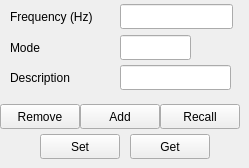
     <widget class="QWidget" name="rx1_3">
      <attribute name="title">
       <string>Rx 1</string>
      </attribute>
      <widget class="QLineEdit" name="lineEdit_19">
       <property name="geometry">
        <rect>
         <x>120</x>
         <y>35</y>
         <width>71</width>
         <height>25</height>
        </rect>
       </property>
       <property name="inputMask">
        <string/>
       </property>
       <property name="maxLength">
        <number>32767</number>
       </property>
      </widget>
      <widget class="QLabel" name="label_19">
       <property name="geometry">
        <rect>
         <x>10</x>
         <y>39</y>
         <width>101</width>
         <height>17</height>
        </rect>
       </property>
       <property name="text">
        <string>Mode</string>
       </property>
      </widget>
      <widget class="QLabel" name="label_20">
       <property name="geometry">
        <rect>
         <x>10</x>
         <y>69</y>
         <width>101</width>
         <height>17</height>
        </rect>
       </property>
       <property name="text">
        <string>Description</string>
       </property>
      </widget>
      <widget class="QLineEdit" name="lineEdit_20">
       <property name="geometry">
        <rect>
         <x>120</x>
         <y>65</y>
         <width>111</width>
         <height>25</height>
        </rect>
       </property>
       <property name="inputMask">
        <string/>
       </property>
       <property name="maxLength">
        <number>32767</number>
       </property>
      </widget>
      <widget class="QLabel" name="label_21">
       <property name="geometry">
        <rect>
         <x>10</x>
         <y>8</y>
         <width>101</width>
         <height>17</height>
        </rect>
       </property>
       <property name="text">
        <string>Frequency (Hz)</string>
       </property>
      </widget>
      <widget class="QLineEdit" name="lineEdit_21">
       <property name="geometry">
        <rect>
         <x>120</x>
         <y>4</y>
         <width>113</width>
         <height>25</height>
        </rect>
       </property>
       <property name="inputMask">
        <string>99999999999</string>
       </property>
       <property name="text">
        <string/>
       </property>
       <property name="maxLength">
        <number>11</number>
       </property>
      </widget>
      <widget class="QPushButton" name="pushButton">
       <property name="geometry">
        <rect>
         <x>0</x>
         <y>104</y>
         <width>80</width>
         <height>25</height>
        </rect>
       </property>
       <property name="text">
        <string>Remove</string>
       </property>
      </widget>
      <widget class="QPushButton" name="pushButton_2">
       <property name="geometry">
        <rect>
         <x>80</x>
         <y>104</y>
         <width>80</width>
         <height>25</height>
        </rect>
       </property>
       <property name="text">
        <string>Add</string>
       </property>
      </widget>
      <widget class="QPushButton" name="pushButton_3">
       <property name="geometry">
        <rect>
         <x>160</x>
         <y>104</y>
         <width>80</width>
         <height>25</height>
        </rect>
       </property>
       <property name="text">
        <string>Recall</string>
       </property>
      </widget>
      <widget class="QPushButton" name="pushButton_4">
       <property name="geometry">
        <rect>
         <x>40</x>
         <y>134</y>
         <width>80</width>
         <height>25</height>
        </rect>
       </property>
       <property name="text">
        <string>Set</string>
       </property>
      </widget>
      <widget class="QPushButton" name="pushButton_5">
       <property name="geometry">
        <rect>
         <x>130</x>
         <y>134</y>
         <width>80</width>
         <height>25</height>
        </rect>
       </property>
       <property name="text">
        <string>Get</string>
       </property>
      </widget>
     </widget>
